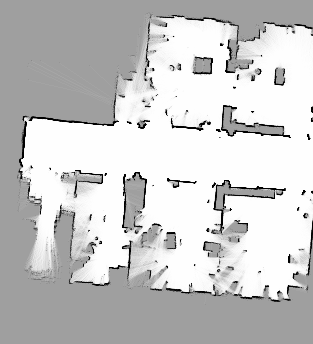
#> input picture input/111.png, 313 x 344 px; the run also reads 1 picture not shown here
$ python main.py
#> lines starting #> are read from the running program, lines starting #| are printed output that depends on the picture; after the words box and inside, x2 and y2 are one past the last pixel; in counts of white or black regions, pixels touching at a corner belong together
#> pass 2 of the loop in handleMulti, `for i in range(l):`:
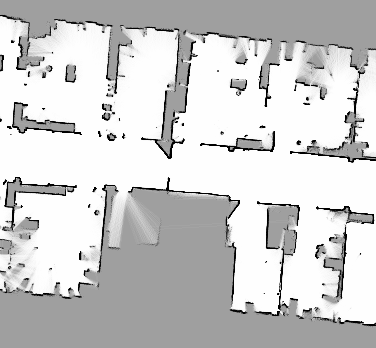
#> input picture input/222.png, 376 x 348 px
import cv2
import numpy as np
import matplotlib.pyplot as plt
import math
from numpy.core.defchararray import array

# ================================================================== #
#                     选择特征提取器函数
# ================================================================== #
def detectAndDescribe(image, method=None):
    assert method is not None, "You need to define a feature detection method. Values are: 'sift', 'surf'"
    if method == 'sift':
        descriptor = cv2.xfeatures2d.SIFT_create()
    elif method == 'surf':
        descriptor = cv2.xfeatures2d.SURF_create()
    elif method == 'brisk':
        descriptor = cv2.BRISK_create()
    elif method == 'orb':
        descriptor = cv2.ORB_create()
    (kps, features) = descriptor.detectAndCompute(image, None)
    return (kps, features)
# ================================================================== #
#                     暴力检测函数
# ================================================================== #
def matchKeyPointsBF(featuresA, featuresB, method):
    bf = createMatcher(method, crossCheck=True)
    best_matches = bf.match(featuresA,featuresB)
    rawMatches = sorted(best_matches, key = lambda x:x.distance)
    print("Raw matches (Brute force):", len(rawMatches))
    return rawMatches
# ================================================================== #
#                     使用knn检测函数
# ================================================================== #
def matchKeyPointsKNN(featuresA, featuresB, ratio, method):
    bf = createMatcher(method, crossCheck=False)
    rawMatches = bf.knnMatch(featuresA, featuresB, 2)
    # print("Raw matches (knn):", len(rawMatches))
    matches = []
    for m,n in rawMatches:
        if m.distance < n.distance * ratio:
            matches.append(m)
    # print(f"knn匹配的特征点数量:{len(matches)}")
    return matches
# ================================================================== #
#
# ================================================================== #
def createMatcher(method,crossCheck):
    "Create and return a Matcher Object"
    if method == 'sift' or method == 'surf':
        bf = cv2.BFMatcher(cv2.NORM_L2, crossCheck=crossCheck)
    elif method == 'orb' or method == 'brisk':
        bf = cv2.BFMatcher(cv2.NORM_HAMMING, crossCheck=crossCheck)
    return bf
# ================================================================== #
#                     计算关键点的透视关系
# ================================================================== #
def getHomography(kpsA, kpsB, matches, reprojThresh):
    # convert the keypoints to numpy arrays
    kpsA = np.float32([kp.pt for kp in kpsA])
    kpsB = np.float32([kp.pt for kp in kpsB])
    if len(matches) > 4:
        # construct the two sets of points
        ptsA = np.float32([kpsA[m.queryIdx] for m in matches])
        ptsB = np.float32([kpsB[m.trainIdx] for m in matches])

        # estimate the homography between the sets of points
        (H, status) = cv2.findHomography(ptsA, ptsB, cv2.RANSAC,
            reprojThresh)
        return (matches, H, status)
    else:
        return None
# ================================================================== #
#                     去除图像黑边
# ================================================================== #
def cutBlack(pic):
    rows, cols = np.where(pic[:,:,0] !=0)
    min_row, max_row = min(rows), max(rows) +1
    min_col, max_col = min(cols), max(cols) +1
    return pic[min_row:max_row,min_col:max_col,:]
# ================================================================== #
#                     调换
# ================================================================== #
def swap(a, b):
    return b,a
# ================================================================== #
#                     主要的函数
#                合并两张图（合并多张图基于此函数）
# ================================================================== #
def handle(path1, path2, isShow = False):
    """
    定义超参数
    """
#> called with path1 = './input/111.png', path2 = './input/222.png', isShow = False
    feature_extractor = 'sift'
    feature_matching = 'knn'
    """
    读取原始图像
    """
    if isinstance(path2,str):
        imageA = cv2.imread(path2)
#> imageA is the input picture: shape (348, 376, 3); min 0, max 254, mean 204.7
        imageA = cv2.cvtColor(imageA,cv2.COLOR_BGR2RGB)
    else:
        imageA = path2
    imageA_gray = cv2.cvtColor(imageA, cv2.COLOR_RGB2GRAY)
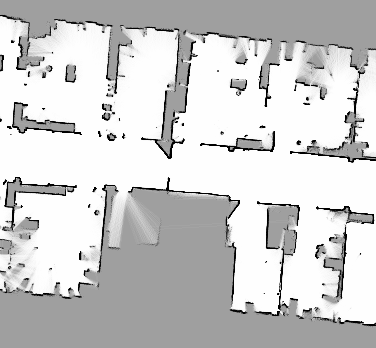
#> imageA_gray: shape (348, 376); min 0, max 254, mean 204.7
    if isinstance(path1,str):
        imageB = cv2.imread(path1)
#> imageB is the input picture: shape (344, 313, 3); min 0, max 254, mean 200.3
        imageB = cv2.cvtColor(imageB,cv2.COLOR_BGR2RGB)
    else:
        imageB = path1
    t = np.size(imageB)
#> t = 323016
    imageB_gray = cv2.cvtColor(imageB, cv2.COLOR_RGB2GRAY)
    """
    显示输入的两张图片
    """
    if isShow:
        f = plt.figure(figsize=(10,4))
        f.add_subplot(1,2,1)
        plt.title("imageB")
        plt.imshow(imageB)
        plt.xticks([]),plt.yticks([])
        f.add_subplot(1,2,2)
        plt.title("imageA")
        plt.imshow(imageA)
        plt.xticks([]),plt.yticks([])
    """
    提取两证图片的特征
    """
    kpsA, featuresA = detectAndDescribe(imageA_gray, method=feature_extractor)
#> in detectAndDescribe, `(kps, features) = descriptor.detectAndCompute(image, None)`: kps = 364 keypoints; strongest (x, y, size): (291, 152, 2.1), (12, 42, 2), (258, 203, 2), (317, 208, 2)
#> kpsA has the same summary as kps in detectAndDescribe
    kpsB, featuresB = detectAndDescribe(imageB_gray, method=feature_extractor)
#> in detectAndDescribe (call 2), `(kps, features) = descriptor.detectAndCompute(image, None)`: kps = 248 keypoints; strongest (x, y, size): (221, 45, 2), (168, 180, 2.2), (209, 123, 2.3), (304, 191, 2)
#> kpsB has the same summary as kps in detectAndDescribe
    """
    显示关键点
    """
    if isShow:
        fig, (ax1,ax2) = plt.subplots(nrows=1, ncols=2, figsize=(10,4), constrained_layout=False)
        ax1.imshow(cv2.drawKeypoints(imageA_gray,kpsA,None,color=(0,255,0)))
        ax1.set_xlabel("(a)key point", fontsize=14)
        ax2.imshow(cv2.drawKeypoints(imageB_gray,kpsB,None,color=(0,255,0)))
        ax2.set_xlabel("(b)key point", fontsize=14)

    """
    进行特征匹配
    """
    if feature_matching == 'bf':
        matches = matchKeyPointsBF(featuresA, featuresB, method=feature_extractor)
        img3 = cv2.drawMatches(imageA,kpsA,imageB,kpsB,matches[:100],
                            None,flags=cv2.DrawMatchesFlags_NOT_DRAW_SINGLE_POINTS)
    elif feature_matching == 'knn':
        matches = matchKeyPointsKNN(featuresA, featuresB, ratio=0.75, method=feature_extractor)
#> in matchKeyPointsKNN, `rawMatches = bf.knnMatch(featuresA, featuresB, 2)`: rawMatches = 364 matches
#> after the loop in matchKeyPointsKNN, `for m,n in rawMatches:`: matches = 113 matches
#> matches = 113 matches
        if len(matches) < 10:
            return None
        img3 = cv2.drawMatches(imageA,kpsA,imageB,kpsB,np.random.choice(matches,100),
                            None,flags=cv2.DrawMatchesFlags_NOT_DRAW_SINGLE_POINTS)
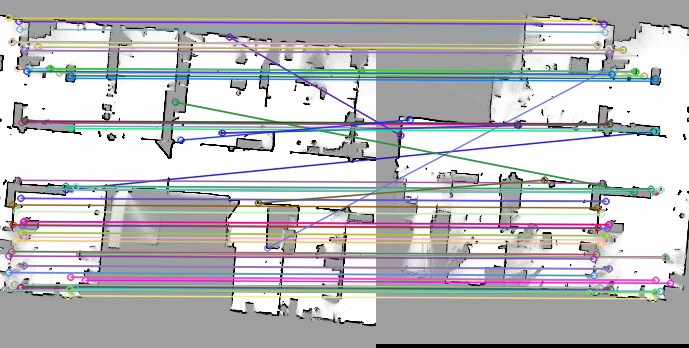
#> img3: shape (348, 689, 3); mean R, G, B 189, 188.6, 191.4
    """
    匹配的特征展示
    """
    if isShow:
        fig = plt.figure(figsize=(10,4))
        plt.imshow(img3)
        plt.title("feature match")
        plt.axis('off')
    """
    计算两张图的透视关系
    """
    matchCount = len(matches)
#> matchCount = 113
    M = getHomography(kpsA, kpsB, matches, reprojThresh=4)
#> in getHomography, `kpsA = np.float32([kp.pt for kp in kpsA])`: kpsA = 364 pairs, first value 3.94 to 367.3, second value 17.62 to 320.4
#> in getHomography, `kpsB = np.float32([kp.pt for kp in kpsB])`: kpsB = 248 pairs, first value 23.46 to 307.8, second value 17.5 to 298.3
#> in getHomography, `ptsA = np.float32([kpsA[m.queryIdx] for m in matches])`: ptsA = 113 pairs, first value 4.11 to 340, second value 17.62 to 295.3
#> in getHomography, `ptsB = np.float32([kpsB[m.trainIdx] for m in matches])`: ptsB = 113 pairs, first value 24.21 to 303.9, second value 20.62 to 298.3
#> in getHomography, `(H, status) = cv2.findHomography(ptsA, ptsB, cv2.RANSAC, reprojThresh)`: H = [[1, -0.000246, 209], [0.00187, 1, 2.95], [6.99e-06, -1.31e-06, 1]]; status = 113 values, max 1 at index 0, min 0 at index 69, mean 0.85
#> M = 3 matches
    if M is None:
        print("Error!")
    (matches, H, status) = M
    """
    将图片A进行透视变换并检查图片位置
    """
    result = cv2.warpPerspective(imageA, H, ((imageA.shape[1] + imageB.shape[1])*2, (imageA.shape[0] + imageB.shape[0]) * 2))
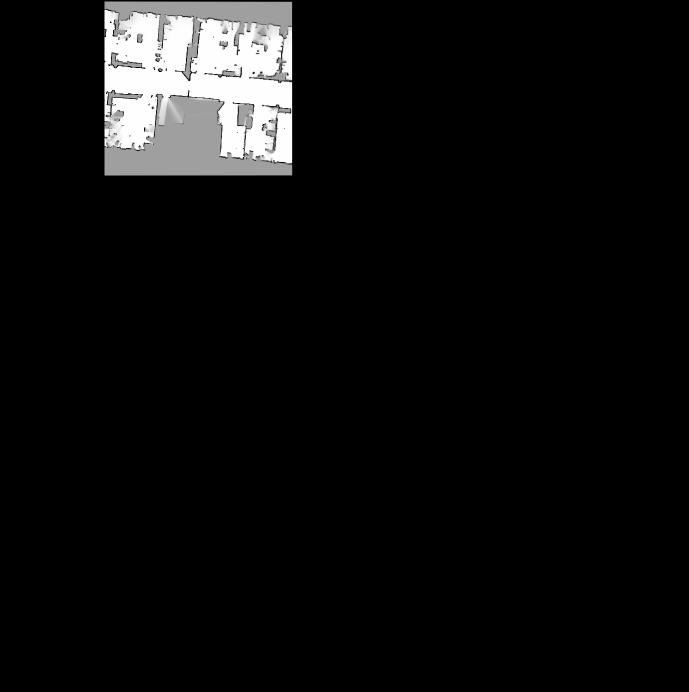
#> result: shape (1384, 1378, 3) (shown at 1/2 size); min 0, max 254, mean 14
    resultAfterCut = cutBlack(result)
#> in cutBlack, `min_row, max_row = min(rows), max(rows) +1`: min_row = 2; max_row = 352
#> in cutBlack, `min_col, max_col = min(cols), max(cols) +1`: min_col = 209; max_col = 585
#> in cutBlack, `return pic[min_row:max_row,min_col:max_col,:]`:
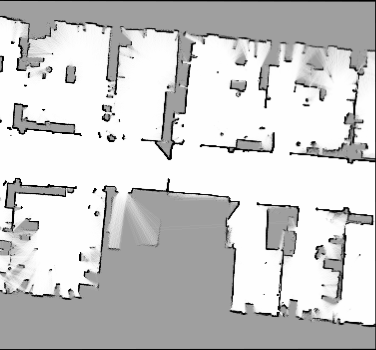
#> returned value: shape (350, 376, 3); min 0, max 254, mean 202.9

    # 检查图片位置
    if np.size(resultAfterCut) < np.size(imageA) * 0.95:
        print("图片位置不对,将自动调换")
        # 调换图片
        kpsA,kpsB = swap(kpsA, kpsB)
        imageA, imageB = swap(imageA, imageB)
        if feature_matching == 'bf':
            matches = matchKeyPointsBF(featuresB, featuresA, method=feature_extractor)
        elif feature_matching == 'knn':
            matches = matchKeyPointsKNN(featuresB, featuresA, ratio=0.75, method=feature_extractor)
            if len(matches) < 10:
                return None
        matchCount = len(matches)
        M = getHomography(kpsA, kpsB, matches, reprojThresh=4)
        if M is None:
            print("Error!")
        (matches, H, status) = M
        result = cv2.warpPerspective(imageA, H, ((imageA.shape[1] + imageB.shape[1])*2, (imageA.shape[0] + imageB.shape[0]) * 2))
    """
    合并图片
    """
    # cv2.imshow("Perspective transformation", result)
    # cv2.waitKey(0)
    result[0:imageB.shape[0], 0:imageB.shape[1]] = np.maximum(imageB, result[0:imageB.shape[0], 0:imageB.shape[1]])
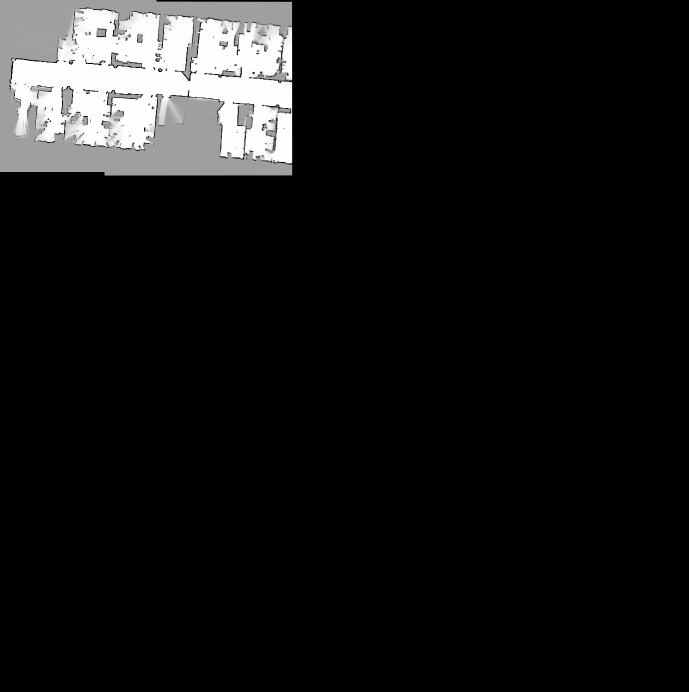
#> result: shape (1384, 1378, 3) (shown at 1/2 size); 3.81% of pixels changed, all inside (x1, y1, x2, y2) = (0, 0, 313, 344)
    result = cutBlack(result)
#> in cutBlack (call 2), `min_row, max_row = min(rows), max(rows) +1`: min_row = 0
#> in cutBlack (call 2), `return pic[min_row:max_row,min_col:max_col,:]`:
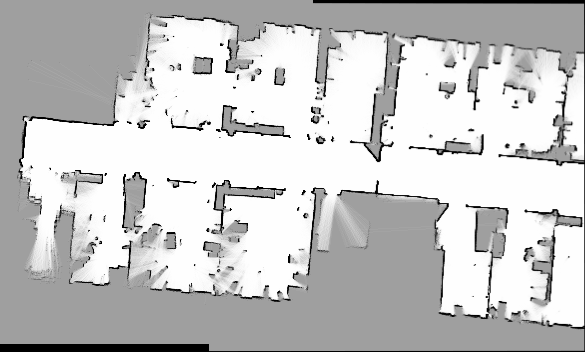
#> returned value: shape (352, 585, 3); min 0, max 254, mean 197.8
    return result, matchCount
# ================================================================== #
#                     合并多张图
# ================================================================== #
def handleMulti(*args, isShow = False):
    print(isShow)
    l = len(args)
    if isShow:
        row = math.ceil(l / 3)

        f = plt.figure(figsize=(10, 4))
        for i in range(l):
            f.add_subplot(row, 3, i + 1)
            plt.title(f"image({i+1})")
            plt.axis("off")
            plt.imshow(cv2.cvtColor(cv2.imread(args[i]), cv2.COLOR_BGR2RGB))
    assert(l > 1)
    isHandle = [0 for i in range(l - 1)]
    nowPic = args[0]
    args = args[1:]
    for j in range(l - 1):
        isHas = False # 在一轮中是否找到
        matchCountList = []
        resultList = []
        indexList = []
        for i in range(l - 1):
            if (isHandle[i] == 1):
                continue
            result, matchCount = handle(nowPic, args[i])
#> matchCount = 113
            if not result is None:
                matchCountList.append(matchCount)
                resultList.append(result)
                indexList.append(i)
                isHas = True
        if not isHas: # 一轮找完都没有可以合并的
            return None
        else:
            index = matchCountList.index(max(matchCountList))
            nowPic = resultList[index]
            isHandle[indexList[index]] = 1
            print(f"合并第{indexList[index] + 2}个")
#> pass 2 of the loop in handleMulti, `for j in range(l - 1):`:
#> in handleMulti, `nowPic = resultList[index]`:
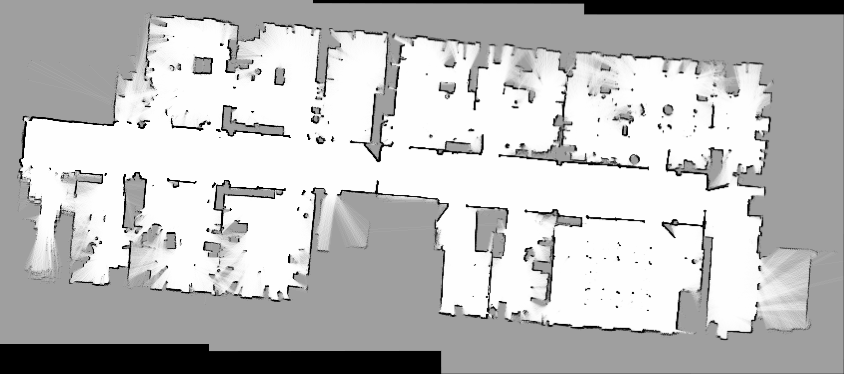
#> nowPic: shape (374, 844, 3); min 0, max 254, mean 189.2
            # cv2.imshow("temp", nowPic)
            # cv2.waitKey(0)
    return nowPic

# ================================================================== #
#                     主函数
# ================================================================== #
if __name__ == "__main__":
    """
    处理两张图，可以打印特征点与对应关系
    """
    # [8 lines of commented-out code are left out]

    """
    处理多张图，不可以打印特征点与对应关系
    """
    # result = handleMulti(
    #                     "./input/migong (1).png",
    #                     "./input/migong (2).png",
    #                     "./input/migong (3).png",
    #                      isShow=True)
    result = handleMulti("./input/111.png", "./input/222.png","./input/333.png", isShow=True)
    # result = handleMulti("./input/foto7A.jpg", "./input/foto7B.jpg") #合并的不好的图
    # result = handleMulti("./input/intel_lab (1).png",
    #                     "./input/intel_lab (2).png",
    #                     "./input/intel_lab (3).png",
    #                     "./input/intel_lab (4).png",
    #                     "./input/intel_lab (5).png",
    #                     "./input/intel_lab (6).png",
    #                     isShow=True)
    if not result is None:
        cv2.imshow("result", result[:, :, [2, 1, 0]])
        plt.show()
        cv2.waitKey(0)
    else:
        print("没有找到对应特征点,无法合并")
